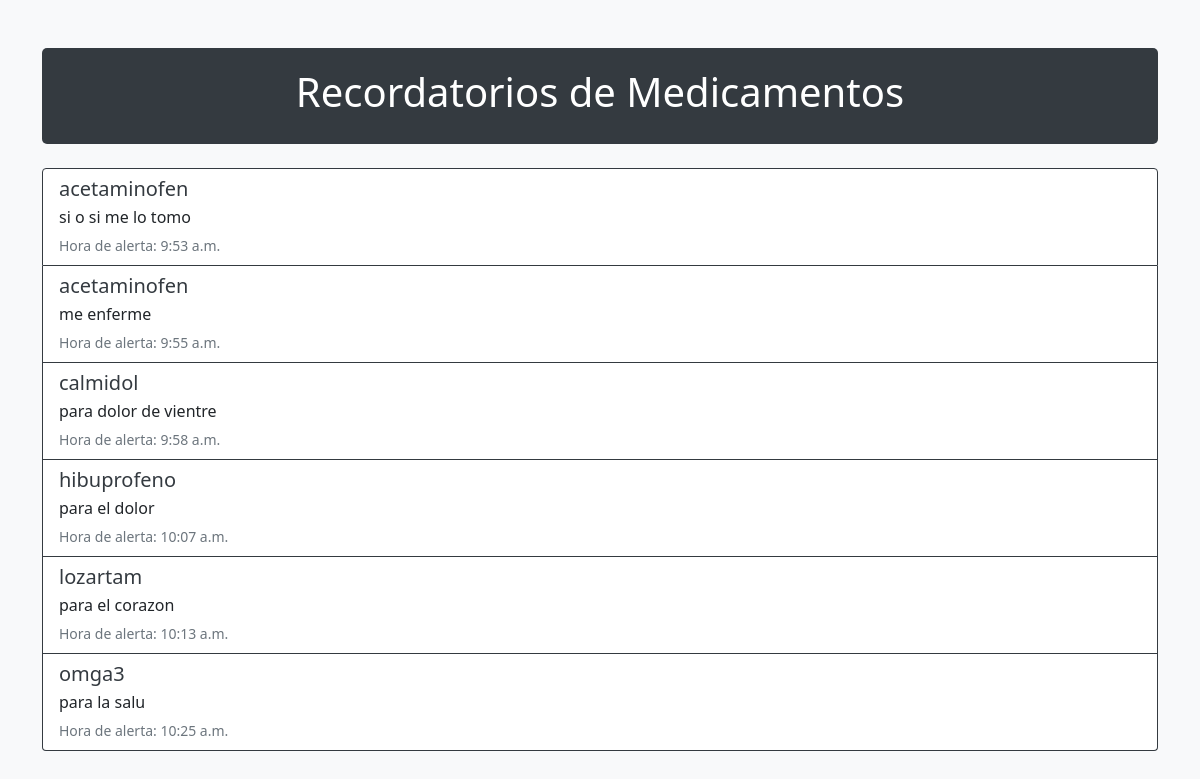
The page / on the database its author committed.
### recordatorios/models.py (models this page shows, shortened)
class Recordatorio(models.Model):
    nombre_medicamento = models.CharField(max_length=200)
    hora_alerta = models.TimeField()
    comentario = models.TextField()

### recordatorios/views.py (the view)
# urls.py: path('', views.lista_recordatorios, name='lista_recordatorios'),
def lista_recordatorios(request):
    recordatorios = Recordatorio.objects.all()
    return render(request, 'recordatorios/lista_recordatorios.html', {'recordatorios': recordatorios})

### recordatorios/templates/recordatorios/lista_recordatorios.html (shortened to what this page needs)
<!DOCTYPE html>
<html lang="en">
<head>
    <link rel="stylesheet" href="https://cdn.jsdelivr.net/npm/bootstrap@5.1.3/dist/css/bootstrap.min.css">
</head>
<body>
    <div class="container mt-5">
        <div class="header text-center">
            <h1>Recordatorios de Medicamentos</h1>
        </div>
        <ul class="list-group mt-4">
            {% for recordatorio in recordatorios %}
                <li class="list-group-item d-flex justify-content-between align-items-center">
                    <div>
                        <h5 class="mb-1">{{ recordatorio.nombre_medicamento }}</h5>
                        <p class="mb-1">{{ recordatorio.comentario }}</p>
                        <small class="text-muted">Hora de alerta: {{ recordatorio.hora_alerta }}</small>
                    </div>
                </li>
            {% endfor %}
        </ul>
    </div>
</body>
</html>

### recordatorios/templates/recordatorios/lista_recordatorios.html (style rules this page uses)
body { background-color: #f8f9fa; }
.header { background-color: #343a40; color: #ffffff; padding: 20px; border-radius: 5px; }
.list-group-item { background-color: #ffffff; border-color: #343a40; }
.list-group-item h5 { color: #343a40; }

### rows shown on the page
Recordatorio: nombre_medicamento "acetaminofen", comentario "si o si me lo tomo", hora_alerta "9:53 a.m."
Recordatorio: nombre_medicamento "acetaminofen", comentario "me enferme", hora_alerta "9:55 a.m."
Recordatorio: nombre_medicamento "calmidol", comentario "para dolor de vientre", hora_alerta "9:58 a.m."
Recordatorio: nombre_medicamento "hibuprofeno", comentario "para el dolor", hora_alerta "10:07 a.m."
Recordatorio: nombre_medicamento "lozartam", comentario "para el corazon", hora_alerta "10:13 a.m."
Recordatorio: nombre_medicamento "omga3", comentario "para la salu", hora_alerta "10:25 a.m."
